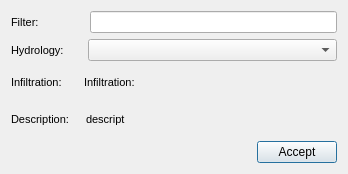
<?xml version="1.0" encoding="UTF-8"?>
<ui version="4.0">
 <class>hydrology_selector</class>
 <widget class="QDialog" name="hydrology_selector">
  <property name="geometry">
   <rect>
    <x>0</x>
    <y>0</y>
    <width>348</width>
    <height>174</height>
   </rect>
  </property>
  <property name="windowTitle">
   <string>Hydrology selector</string>
  </property>
  <layout class="QGridLayout" name="gridLayout">
   <item row="4" column="0" colspan="2">
    <layout class="QHBoxLayout" name="horizontalLayout_3">
     <item>
      <widget class="QLabel" name="label_infiltration">
       <property name="font">
        <font>
         <pointsize>8</pointsize>
        </font>
       </property>
       <property name="frameShape">
        <enum>QFrame::NoFrame</enum>
       </property>
       <property name="frameShadow">
        <enum>QFrame::Plain</enum>
       </property>
       <property name="text">
        <string>Infiltration:</string>
       </property>
       <property name="textFormat">
        <enum>Qt::AutoText</enum>
       </property>
       <property name="scaledContents">
        <bool>false</bool>
       </property>
       <property name="wordWrap">
        <bool>true</bool>
       </property>
       <property name="margin">
        <number>3</number>
       </property>
      </widget>
     </item>
     <item>
      <spacer name="horizontalSpacer_4">
       <property name="orientation">
        <enum>Qt::Horizontal</enum>
       </property>
       <property name="sizeType">
        <enum>QSizePolicy::Fixed</enum>
       </property>
       <property name="sizeHint" stdset="0">
        <size>
         <width>16</width>
         <height>20</height>
        </size>
       </property>
      </spacer>
     </item>
     <item>
      <widget class="QLabel" name="infiltration">
       <property name="sizePolicy">
        <sizepolicy hsizetype="Expanding" vsizetype="Preferred">
         <horstretch>0</horstretch>
         <verstretch>0</verstretch>
        </sizepolicy>
       </property>
       <property name="font">
        <font>
         <pointsize>8</pointsize>
        </font>
       </property>
       <property name="frameShape">
        <enum>QFrame::NoFrame</enum>
       </property>
       <property name="frameShadow">
        <enum>QFrame::Plain</enum>
       </property>
       <property name="text">
        <string>Infiltration:</string>
       </property>
       <property name="textFormat">
        <enum>Qt::AutoText</enum>
       </property>
       <property name="scaledContents">
        <bool>false</bool>
       </property>
       <property name="wordWrap">
        <bool>true</bool>
       </property>
       <property name="margin">
        <number>3</number>
       </property>
      </widget>
     </item>
    </layout>
   </item>
   <item row="8" column="1">
    <widget class="QPushButton" name="btn_accept">
     <property name="text">
      <string>Accept</string>
     </property>
    </widget>
   </item>
   <item row="6" column="0" colspan="2">
    <layout class="QHBoxLayout" name="horizontalLayout_4">
     <item>
      <widget class="QLabel" name="label_descript">
       <property name="font">
        <font>
         <pointsize>8</pointsize>
        </font>
       </property>
       <property name="frameShape">
        <enum>QFrame::NoFrame</enum>
       </property>
       <property name="frameShadow">
        <enum>QFrame::Plain</enum>
       </property>
       <property name="text">
        <string>Description:</string>
       </property>
       <property name="textFormat">
        <enum>Qt::AutoText</enum>
       </property>
       <property name="scaledContents">
        <bool>false</bool>
       </property>
       <property name="wordWrap">
        <bool>true</bool>
       </property>
       <property name="margin">
        <number>3</number>
       </property>
      </widget>
     </item>
     <item>
      <spacer name="horizontalSpacer_5">
       <property name="orientation">
        <enum>Qt::Horizontal</enum>
       </property>
       <property name="sizeType">
        <enum>QSizePolicy::Fixed</enum>
       </property>
       <property name="sizeHint" stdset="0">
        <size>
         <width>11</width>
         <height>20</height>
        </size>
       </property>
      </spacer>
     </item>
     <item>
      <widget class="QLabel" name="descript">
       <property name="sizePolicy">
        <sizepolicy hsizetype="Expanding" vsizetype="Preferred">
         <horstretch>0</horstretch>
         <verstretch>0</verstretch>
        </sizepolicy>
       </property>
       <property name="font">
        <font>
         <pointsize>8</pointsize>
        </font>
       </property>
       <property name="frameShape">
        <enum>QFrame::NoFrame</enum>
       </property>
       <property name="frameShadow">
        <enum>QFrame::Plain</enum>
       </property>
       <property name="text">
        <string>descript</string>
       </property>
       <property name="textFormat">
        <enum>Qt::AutoText</enum>
       </property>
       <property name="scaledContents">
        <bool>false</bool>
       </property>
       <property name="wordWrap">
        <bool>true</bool>
       </property>
       <property name="margin">
        <number>3</number>
       </property>
      </widget>
     </item>
    </layout>
   </item>
   <item row="8" column="0">
    <spacer name="horizontalSpacer">
     <property name="orientation">
      <enum>Qt::Horizontal</enum>
     </property>
     <property name="sizeHint" stdset="0">
      <size>
       <width>40</width>
       <height>20</height>
      </size>
     </property>
    </spacer>
   </item>
   <item row="1" column="0" colspan="2">
    <layout class="QHBoxLayout" name="horizontalLayout_2">
     <item>
      <widget class="QLabel" name="label_hydrology">
       <property name="font">
        <font>
         <pointsize>8</pointsize>
        </font>
       </property>
       <property name="frameShape">
        <enum>QFrame::NoFrame</enum>
       </property>
       <property name="frameShadow">
        <enum>QFrame::Plain</enum>
       </property>
       <property name="text">
        <string>Hydrology:</string>
       </property>
       <property name="textFormat">
        <enum>Qt::AutoText</enum>
       </property>
       <property name="scaledContents">
        <bool>false</bool>
       </property>
       <property name="wordWrap">
        <bool>true</bool>
       </property>
       <property name="margin">
        <number>3</number>
       </property>
      </widget>
     </item>
     <item>
      <spacer name="horizontalSpacer_3">
       <property name="orientation">
        <enum>Qt::Horizontal</enum>
       </property>
       <property name="sizeType">
        <enum>QSizePolicy::Fixed</enum>
       </property>
       <property name="sizeHint" stdset="0">
        <size>
         <width>18</width>
         <height>20</height>
        </size>
       </property>
      </spacer>
     </item>
     <item>
      <widget class="QComboBox" name="hydrology">
       <property name="sizePolicy">
        <sizepolicy hsizetype="Expanding" vsizetype="Fixed">
         <horstretch>0</horstretch>
         <verstretch>0</verstretch>
        </sizepolicy>
       </property>
      </widget>
     </item>
    </layout>
   </item>
   <item row="0" column="0" colspan="2">
    <layout class="QHBoxLayout" name="horizontalLayout">
     <item>
      <widget class="QLabel" name="label_txt_name">
       <property name="font">
        <font>
         <pointsize>8</pointsize>
        </font>
       </property>
       <property name="frameShape">
        <enum>QFrame::NoFrame</enum>
       </property>
       <property name="frameShadow">
        <enum>QFrame::Plain</enum>
       </property>
       <property name="text">
        <string>Filter:</string>
       </property>
       <property name="textFormat">
        <enum>Qt::AutoText</enum>
       </property>
       <property name="scaledContents">
        <bool>false</bool>
       </property>
       <property name="wordWrap">
        <bool>true</bool>
       </property>
       <property name="margin">
        <number>3</number>
       </property>
      </widget>
     </item>
     <item>
      <spacer name="horizontalSpacer_2">
       <property name="orientation">
        <enum>Qt::Horizontal</enum>
       </property>
       <property name="sizeType">
        <enum>QSizePolicy::Fixed</enum>
       </property>
       <property name="sizeHint" stdset="0">
        <size>
         <width>45</width>
         <height>20</height>
        </size>
       </property>
      </spacer>
     </item>
     <item>
      <widget class="QLineEdit" name="txt_name">
       <property name="text">
        <string/>
       </property>
      </widget>
     </item>
    </layout>
   </item>
  </layout>
 </widget>
 <resources/>
 <connections/>
</ui>
